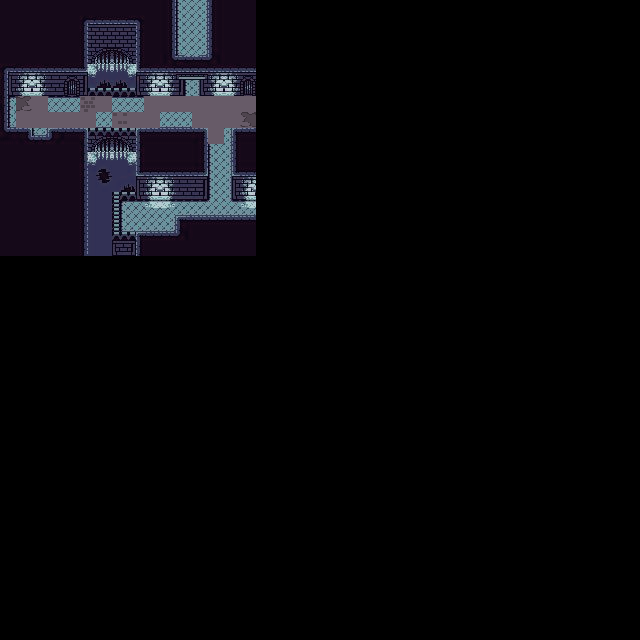

This game map was drawn from its Tiled (.tmx) file and the tilesets committed beside it. A one-line description and the full map source follow:
An orthogonal 40x40 tile map with 16x16 px tiles, 1 tile layer (Vrstva dlaždic 1), 3 tilesets.

<map version="1.0" tiledversion="1.1.6" orientation="orthogonal" renderorder="right-down" width="40" height="40" tilewidth="16" tileheight="16" infinite="0" nextobjectid="1">
 <tileset firstgid="1" name="kanal" tilewidth="16" tileheight="16" tilecount="256" columns="16">
  <image source="kanal.png" width="256" height="256" />
 </tileset>
 <tileset firstgid="257" name="kopce" tilewidth="16" tileheight="16" tilecount="1600" columns="40">
  <image source="kopce.png" width="640" height="640" />
 </tileset>
 <tileset firstgid="1857" name="Fairune-map03" tilewidth="16" tileheight="16" tilecount="2025" columns="45">
  <image source="Fairune-map03.png" width="720" height="720" />
 </tileset>
 <layer name="Vrstva dlaždic 1" width="40" height="40">
  <data encoding="csv">
1,2,3,4,5,6,7,8,9,10,11,12,13,14,15,16,0,0,0,0,0,0,0,0,0,0,0,0,0,0,0,0,0,0,0,0,0,0,0,0,
17,18,19,20,21,22,23,24,25,26,27,28,29,30,31,32,0,0,0,0,0,0,0,0,0,0,0,0,0,0,0,0,0,0,0,0,0,0,0,0,
33,34,35,36,37,38,39,40,41,42,43,44,45,46,47,48,0,0,0,0,0,0,0,0,0,0,0,0,0,0,0,0,0,0,0,0,0,0,0,0,
49,50,51,52,53,54,55,56,57,58,59,60,61,62,63,64,0,0,0,0,0,0,0,0,0,0,0,0,0,0,0,0,0,0,0,0,0,0,0,0,
65,66,67,68,69,70,71,72,73,74,75,76,77,78,79,80,0,0,0,0,0,0,0,0,0,0,0,0,0,0,0,0,0,0,0,0,0,0,0,0,
81,82,83,84,85,86,87,88,89,90,91,92,93,94,95,96,0,0,0,0,0,0,0,0,0,0,0,0,0,0,0,0,0,0,0,0,0,0,0,0,
97,2093,2185,100,101,2186,2185,103,105,2185,2185,2185,2185,2185,2185,2185,0,0,0,0,0,0,0,0,0,0,0,0,0,0,0,0,0,0,0,0,0,0,0,0,
113,2185,2185,2185,2185,2185,119,2319,2185,2185,123,123,2185,2185,2185,2322,0,0,0,0,0,0,0,0,0,0,0,0,0,0,0,0,0,0,0,0,0,0,0,0,
129,130,131,132,133,134,135,136,137,138,139,140,141,2185,143,144,0,0,0,0,0,0,0,0,0,0,0,0,0,0,0,0,0,0,0,0,0,0,0,0,
145,146,147,148,149,150,151,152,153,154,155,156,157,158,159,160,0,0,0,0,0,0,0,0,0,0,0,0,0,0,0,0,0,0,0,0,0,0,0,0,
161,162,163,164,165,166,167,168,169,170,171,172,173,174,175,176,0,0,0,0,0,0,0,0,0,0,0,0,0,0,0,0,0,0,0,0,0,0,0,0,
177,178,179,180,181,182,183,184,185,186,187,188,189,190,191,192,0,0,0,0,0,0,0,0,0,0,0,0,0,0,0,0,0,0,0,0,0,0,0,0,
193,194,195,196,197,198,199,200,201,202,203,204,205,206,207,208,0,0,0,0,0,0,0,0,0,0,0,0,0,0,0,0,0,0,0,0,0,0,0,0,
209,210,211,212,213,214,215,216,217,218,219,220,221,222,223,224,0,0,0,0,0,0,0,0,0,0,0,0,0,0,0,0,0,0,0,0,0,0,0,0,
225,226,227,228,229,230,231,232,233,234,235,236,237,238,239,240,0,0,0,0,0,0,0,0,0,0,0,0,0,0,0,0,0,0,0,0,0,0,0,0,
241,242,243,244,245,246,247,248,249,250,251,252,253,254,255,256,0,0,0,0,0,0,0,0,0,0,0,0,0,0,0,0,0,0,0,0,0,0,0,0,
0,0,0,0,0,0,0,0,0,0,0,0,0,0,0,0,0,0,0,0,0,0,0,0,0,0,0,0,0,0,0,0,0,0,0,0,0,0,0,0,
0,0,0,0,0,0,0,0,0,0,0,0,0,0,0,0,0,0,0,0,0,0,0,0,0,0,0,0,0,0,0,0,0,0,0,0,0,0,0,0,
0,0,0,0,0,0,0,0,0,0,0,0,0,0,0,0,0,0,0,0,0,0,0,0,0,0,0,0,0,0,0,0,0,0,0,0,0,0,0,0,
0,0,0,0,0,0,0,0,0,0,0,0,0,0,0,0,0,0,0,0,0,0,0,0,0,0,0,0,0,0,0,0,0,0,0,0,0,0,0,0,
0,0,0,0,0,0,0,0,0,0,0,0,0,0,0,0,0,0,0,0,0,0,0,0,0,0,0,0,0,0,0,0,0,0,0,0,0,0,0,0,
0,0,0,0,0,0,0,0,0,0,0,0,0,0,0,0,0,0,0,0,0,0,0,0,0,0,0,0,0,0,0,0,0,0,0,0,0,0,0,0,
0,0,0,0,0,0,0,0,0,0,0,0,0,0,0,0,0,0,0,0,0,0,0,0,0,0,0,0,0,0,0,0,0,0,0,0,0,0,0,0,
0,0,0,0,0,0,0,0,0,0,0,0,0,0,0,0,0,0,0,0,0,0,0,0,0,0,0,0,0,0,0,0,0,0,0,0,0,0,0,0,
0,0,0,0,0,0,0,0,0,0,0,0,0,0,0,0,0,0,0,0,0,0,0,0,0,0,0,0,0,0,0,0,0,0,0,0,0,0,0,0,
0,0,0,0,0,0,0,0,0,0,0,0,0,0,0,0,0,0,0,0,0,0,0,0,0,0,0,0,0,0,0,0,0,0,0,0,0,0,0,0,
0,0,0,0,0,0,0,0,0,0,0,0,0,0,0,0,0,0,0,0,0,0,0,0,0,0,0,0,0,0,0,0,0,0,0,0,0,0,0,0,
0,0,0,0,0,0,0,0,0,0,0,0,0,0,0,0,0,0,0,0,0,0,0,0,0,0,0,0,0,0,0,0,0,0,0,0,0,0,0,0,
0,0,0,0,0,0,0,0,0,0,0,0,0,0,0,0,0,0,0,0,0,0,0,0,0,0,0,0,0,0,0,0,0,0,0,0,0,0,0,0,
0,0,0,0,0,0,0,0,0,0,0,0,0,0,0,0,0,0,0,0,0,0,0,0,0,0,0,0,0,0,0,0,0,0,0,0,0,0,0,0,
0,0,0,0,0,0,0,0,0,0,0,0,0,0,0,0,0,0,0,0,0,0,0,0,0,0,0,0,0,0,0,0,0,0,0,0,0,0,0,0,
0,0,0,0,0,0,0,0,0,0,0,0,0,0,0,0,0,0,0,0,0,0,0,0,0,0,0,0,0,0,0,0,0,0,0,0,0,0,0,0,
0,0,0,0,0,0,0,0,0,0,0,0,0,0,0,0,0,0,0,0,0,0,0,0,0,0,0,0,0,0,0,0,0,0,0,0,0,0,0,0,
0,0,0,0,0,0,0,0,0,0,0,0,0,0,0,0,0,0,0,0,0,0,0,0,0,0,0,0,0,0,0,0,0,0,0,0,0,0,0,0,
0,0,0,0,0,0,0,0,0,0,0,0,0,0,0,0,0,0,0,0,0,0,0,0,0,0,0,0,0,0,0,0,0,0,0,0,0,0,0,0,
0,0,0,0,0,0,0,0,0,0,0,0,0,0,0,0,0,0,0,0,0,0,0,0,0,0,0,0,0,0,0,0,0,0,0,0,0,0,0,0,
0,0,0,0,0,0,0,0,0,0,0,0,0,0,0,0,0,0,0,0,0,0,0,0,0,0,0,0,0,0,0,0,0,0,0,0,0,0,0,0,
0,0,0,0,0,0,0,0,0,0,0,0,0,0,0,0,0,0,0,0,0,0,0,0,0,0,0,0,0,0,0,0,0,0,0,0,0,0,0,0,
0,0,0,0,0,0,0,0,0,0,0,0,0,0,0,0,0,0,0,0,0,0,0,0,0,0,0,0,0,0,0,0,0,0,0,0,0,0,0,0,
0,0,0,0,0,0,0,0,0,0,0,0,0,0,0,0,0,0,0,0,0,0,0,0,0,0,0,0,0,0,0,0,0,0,0,0,0,0,0,0
</data>
 </layer>
</map>
